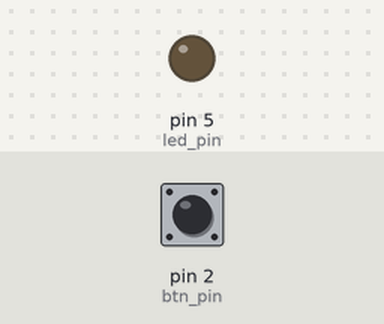
This sketch was run on a simulated Arduino Uno, built with avr-gcc and run on an emulated ATmega328P. On the bench: output pins drawn as LEDs (lit = HIGH). The inputs (shaded band) are chosen by the test bench; at power-on: pin 2 (btn_pin) HIGH.

Above: at 1.2 s.
1.3 s: pin 2 (btn_pin) pulled LOW for 0.15 s
At 1.8 s:
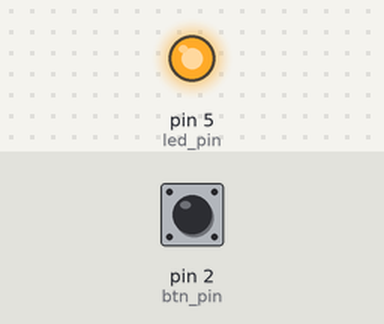
2.9 s: pin 2 (btn_pin) pulled LOW for 1 s
At 4.2 s:
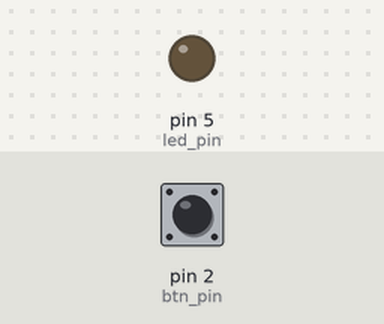
5.4 s: pin 2 (btn_pin) pulled LOW for 3.2 s
At 6.1 s:
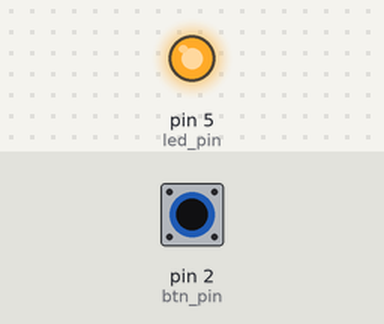
Timing chart, 0 to 8.4 s (numbered marks = the images above; inputs shaded):
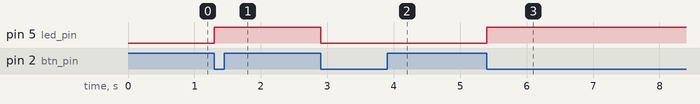

Measured:
- after the input at 1.3 s, pin 5 (led_pin): LOW → HIGH at once
- after the input at 2.9 s, pin 5 (led_pin): HIGH → LOW at once
- after the input at 5.4 s, pin 5 (led_pin): LOW → HIGH at once

The sketch:

btn_intr.ino
```cpp
// Pins
const uint8_t btn_pin = 2;
const uint8_t led_pin = 5;

void setup() {

  // Set button pin to be input with pullup
  DDRD &= ~_BV(btn_pin);
  PORTD |= _BV(btn_pin);

  // Sedt LED pin to be output
  DDRD |= _BV(led_pin);

  pinMode(btn_pin, INPUT_PULLUP);
  pinMode(led_pin, OUTPUT);

  attachInterrupt(digitalPinToInterrupt(btn_pin), toggle, FALLING);
}

void loop() {


  // Pretend we're doing other stuff
  delay(500);
}

void toggle() {
  PORTD ^= _BV(led_pin);
}
```
